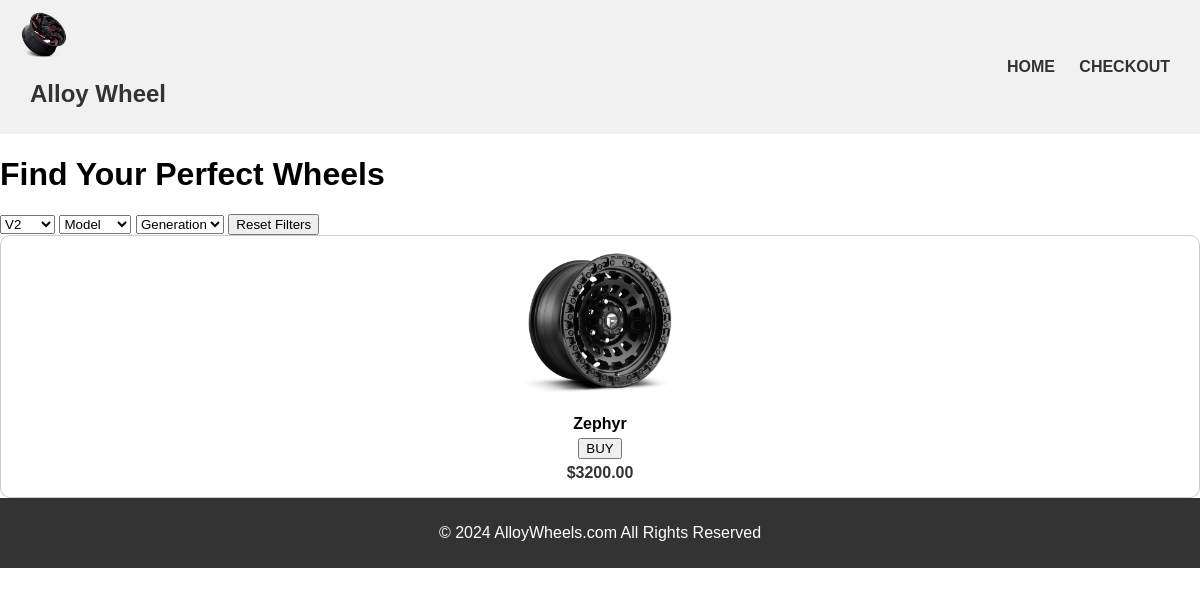
Page /products.php?make=V2 on the committed database.
### tables this page shows
CREATE TABLE `alloy_wheels` (
  `id` int(6) UNSIGNED NOT NULL,
  `name` varchar(100) NOT NULL,
  `make` varchar(50) NOT NULL,
  `model` varchar(50) NOT NULL,
  `generation` varchar(50) NOT NULL,
  `size` varchar(20) NOT NULL,
  `prize` decimal(10,2) DEFAULT NULL,
  `description` text DEFAULT NULL,
  `quantity` int(11) DEFAULT NULL
);

### products.php (the view, shortened to what this page needs)
<!DOCTYPE html>
<html lang="en">
<head>
  <link rel="stylesheet" href="style.css">
</head>
<body>
  <?php include('db_conn.php'); ?>
  <header class="header">
    <div class="logo">
      <img src="images/logo.jpg" alt="Alloy Wheel Logo">
      <h1>Alloy Wheel</h1>
    </div>
    <nav>
    <nav>
      <a href="HOME.php">HOME</a>
      <a href="checkout.php">CHECKOUT</a>
    </nav>
    </nav>
  </header>
  <div class="search-bar">
    <h1>Find Your Perfect Wheels</h1>
    <form id="filterForm" method="GET">
      <div class="filter-options">
        <select name="make" title="Select Make" onchange="document.getElementById('filterForm').submit();">
          <?php
          $makeQuery = "SELECT DISTINCT make FROM alloy_wheels";
          $makeResult = mysqli_query($dbc, $makeQuery);
          if ($makeResult) {
            while ($row = mysqli_fetch_assoc($makeResult)) {
              $selected = ($_GET['make'] ?? '') == $row['make'] ? 'selected' : '';
              echo "<option value='{$row['make']}' {$selected}>{$row['make']}</option>";
            }
          } else {
            echo "<option value=''>Error Loading Data</option>";
          }
          ?>
        </select>
        <select name="model" title="Select Model" onchange="document.getElementById('filterForm').submit();">
          <option value="">Model</option>
        </select>
        <select name="generation" title="Select Generation" onchange="document.getElementById('filterForm').submit();">
          <option value="">Generation</option>
        </select>
        <button type="button" onclick="window.location.href='products.php';">Reset Filters</button>
      </div>
    </form>
  </div>
  <main class="products">
    <?php
    $conditions = [];
    if (!empty($_GET['make'])) {
      $make = mysqli_real_escape_string($dbc, $_GET['make']);
      $conditions[] = "make = '$make'";
    }
    $query = "SELECT * FROM alloy_wheels";
    if (count($conditions) > 0) {
      $query .= " WHERE " . implode(" AND ", $conditions);
    }
    $result = mysqli_query($dbc, $query);
    if ($result && mysqli_num_rows($result) > 0) {
      while ($row = mysqli_fetch_assoc($result)) {
        $name = $row['name'];
        $prize = $row['prize'];
        echo "
          <div class='product'>
            <img src='images/{$name}.jpg' alt='{$name}' title='{$name}'>
            <p><strong>{$name}</strong></p>
            <div class='product-footer'>
              <button type='button'>BUY</button>
              <p class='price'>\${$prize}</p>
            </div>
          </div>
        ";
      }
    } else {
      echo "<p>No products found. Please adjust your filters.</p>";
    }
    ?>
  </main>
  <footer class="footer">
    <p>© 2024 AlloyWheels.com All Rights Reserved</p>
  </footer>
</body>
</html>

### style.css (style rules this page uses)
body { font-family: Arial, sans-serif; margin: 0; padding: 0; }
.header { display: flex; justify-content: space-between; align-items: center; padding: 10px 20px; background-color: #f1f1f1; }
.header img { height: 50px; }
.header h1 { font-size: 24px; color: #333; margin-left: 10px; }
.header nav a { margin: 0 10px; text-decoration: none; color: #333; font-weight: bold; }
.product { border: 1px solid #ccc; padding: 10px; border-radius: 10px; text-align: center; }
.product img { max-width: 100%; height: 150px; margin-bottom: 10px; }
.product p { margin: 5px 0; }
.product .price { color: #333; font-weight: bold; }
.footer { text-align: center; padding: 10px; background-color: #333; color: white; }

### rows in the picture
alloy_wheels: name (picture), name "Zephyr", prize "3200.00"

### other values in the picture
form field make "V2"
